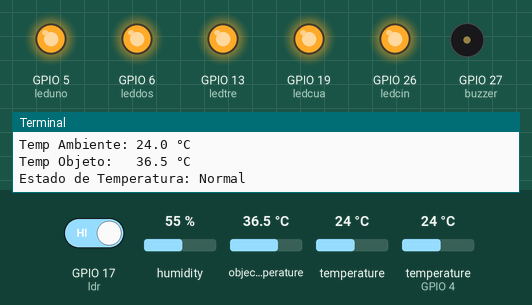
Simulated run of this program. Board: Raspberry Pi (BCM pin numbers). Shown: output pins drawn as LEDs (lit = HIGH), buzzer (waves = sounding, pin HIGH), the last lines printed to the terminal. The test bench sets the inputs (shaded band); at power-on: object temperature 36.5 °C, GPIO 17 (ldr) HIGH, humidity 55 %, temperature 24 °C, temperature (sensor on GPIO 4) 24 °C. The interpreter's speed is modelled, so counts of loop turns are approximate.

Above: at 1.2 s.
1.3 s: object temperature set to 37.2 °C
At 2.18 s:
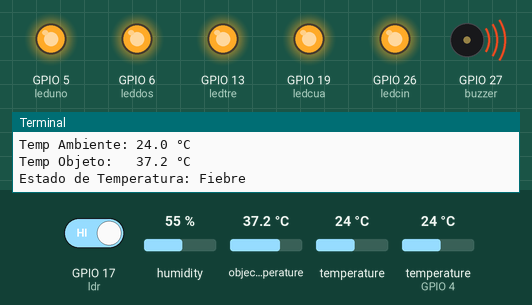
6.5 s: GPIO 17 (ldr) driven LOW
At 7.1 s:
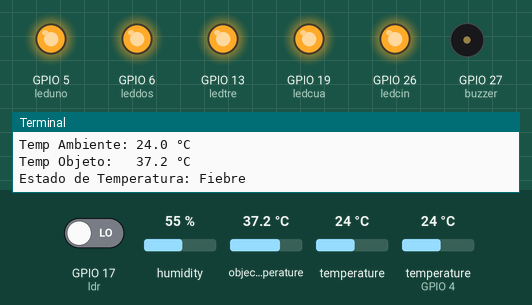
8.7 s: GPIO 17 (ldr) driven HIGH
At 10.0 s:
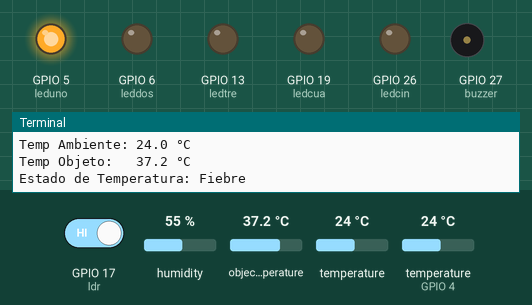
Timing chart, 0 to 18.2 s (numbered marks = the images above; inputs shaded):
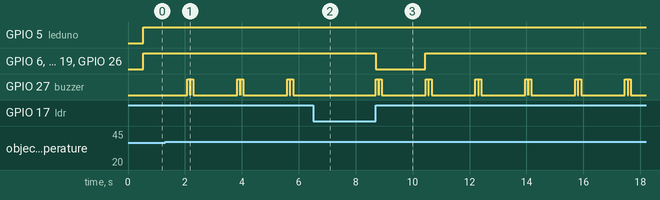

Measured:
- the behaviour switches between 36.9 and 37 °C on object temperature (found by bisection; images 0 and 1)
- after the input at 1.3 s, GPIO 27 (buzzer): LOW → HIGH after 0.78 s, then repeats every 1.8 s: LOW 0.01 s, HIGH 0.10 s, LOW 1.5 s, HIGH 0.10 s
- after the input at 6.5 s, GPIO 27 (buzzer): stops changing and stays LOW
- after the input at 8.7 s, GPIO 6 (leddos), GPIO 13 (ledtre), GPIO 19 (ledcua), GPIO 26 (ledcin): HIGH → LOW at once, → HIGH 1.8 s later; GPIO 27 (buzzer): LOW → HIGH at once, then repeats every 1.8 s: LOW 0.01 s, HIGH 0.10 s, LOW 1.5 s, HIGH 0.10 s

The program:

general.py
```python
import Adafruit_DHT as dht
import adafruit_mlx90614 as mlx
import busio as io
import digitalio as dio
import board
import time
from os import system, name
import statistics as stat

ldr = dio.DigitalInOut(board.D17)
leduno = dio.DigitalInOut(board.D5)
leddos = dio.DigitalInOut(board.D6)
ledtre = dio.DigitalInOut(board.D13)
ledcua = dio.DigitalInOut(board.D19)
ledcin = dio.DigitalInOut(board.D26)
DHT_SENSOR = dht.DHT11
DHT_PIN = 4
humedad_prom = []
i2c = io.I2C(board.SCL, board.SDA, frequency=100000)
lec = mlx.MLX90614(i2c)
buzzer = dio.DigitalInOut(board.D27)
buzzer.direction = dio.Direction.OUTPUT

def clear ():
	if True:
		_ = system('clear')

def sensor_ldr (ldr):
	count = 0

	ldr.direction = dio.Direction.OUTPUT
	ldr.value = False

	ldr.direction = dio.Direction.INPUT

	while (ldr.value == False):
		count += 1

	return count

def enc_leds ():

	signal = sensor_ldr(ldr)

	leduno.direction = dio.Direction.OUTPUT
	leddos.direction = dio.Direction.OUTPUT
	ledtre.direction = dio.Direction.OUTPUT
	ledcua.direction = dio.Direction.OUTPUT
	ledcin.direction = dio.Direction.OUTPUT

	leduno.value = False
	leddos.value = False
	ledtre.value = False
	ledcua.value = False
	ledcin.value = False

	if signal > 500:
		print("Iluminación: Muy Pobre")
		leduno.value = True
	elif signal <= 500 and signal > 400:
		print("Iluminación: Pobre")
		leduno.value = True
		leddos.value = True
	elif signal <= 400 and signal > 300:
		print("Iluminación: Regular")
		leduno.value = True
		leddos.value = True
		ledtre.value = True
	elif signal <= 300 and signal > 200:
		print("Iluminación: Buena")
		leduno.value = True
		leddos.value = True
		ledtre.value = True
		ledcua.value = True
	elif signal < 200:
		print("Iluminación: Muy Buena")
		leduno.value = True
		leddos.value = True
		ledtre.value = True
		ledcua.value = True
		ledcin.value = True

def sensor_dht ():
	humidity, temperature = dht.read(DHT_SENSOR, DHT_PIN)
	if humidity is not None:
		humedad_prom.append(humidity)
	else:
		pass
		#print("Sensore failure. Check wiring.")

def mostrar_hum ():
	if len(humedad_prom) == 0:
		print("Humedad: No value yet")
	if len(humedad_prom) < 50 and len(humedad_prom) > 0:
		prom = stat.mean(humedad_prom)
		print("Humedad: {0:0.1f}%".format(prom))
	else:
		humedad_prom.clear()

def temp_lect ():
	global text, tuser
	text = lec.ambient_temperature
	tuser = lec.object_temperature
	return text, tuser

def buzzer_alert ():
	temp_lect()
	print("""Temp Ambiente: {0:0.1f} °C\nTemp Objeto:   {1:0.1f} °C""".format(text, tuser))

	if tuser >= 37:
		print("Estado de Temperatura: Fiebre")
		buzzer.value = True
		time.sleep(0.1)
		buzzer.value = False
		time.sleep(0.01)
		buzzer.value = True
		time.sleep(0.1)
		buzzer.value = False
	elif tuser <37:
		print("Estado de Temperatura: Normal")

try:
	while True:
		sensor_dht()
		clear()
		enc_leds()
		mostrar_hum()
		buzzer_alert()
		time.sleep(1)

except KeyboardInterrupt:
	pass
```
